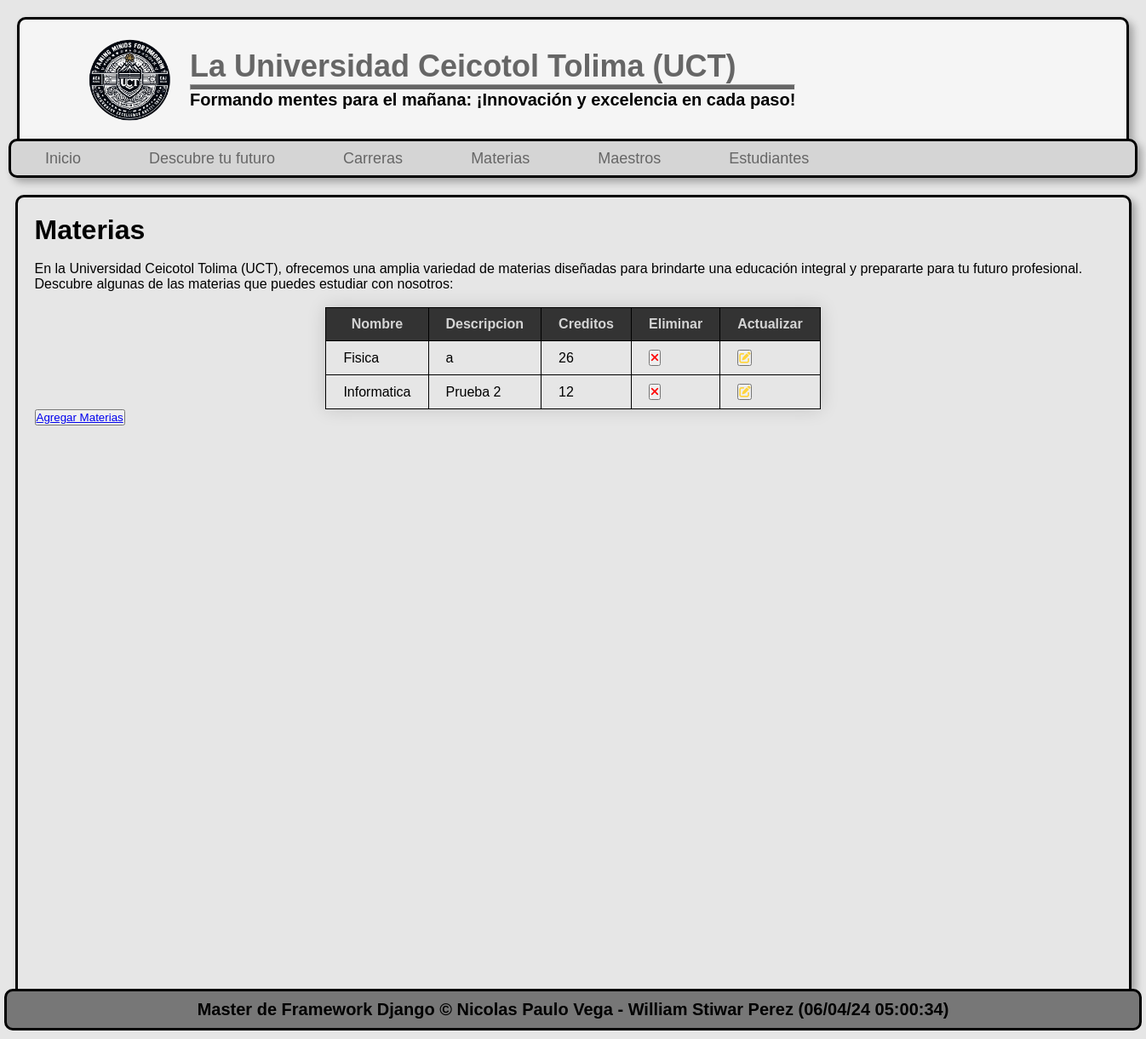
The page /materias/ on the database as committed earlier.
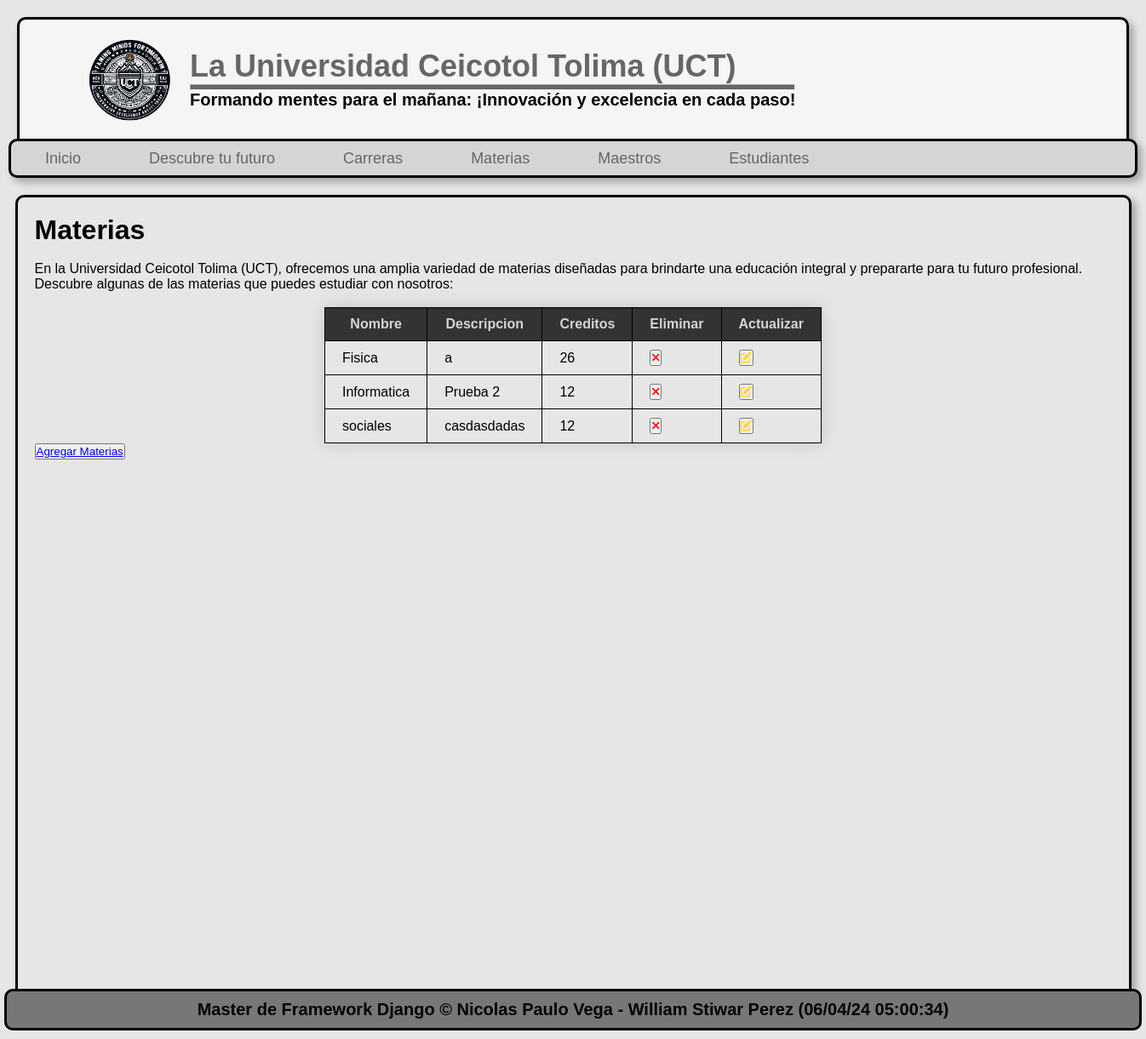
The same page on the database as committed later.
### pagina/models.py (models this page shows, shortened)
class Materi(models.Model):
    code = models.AutoField(primary_key=True, verbose_name="codigo")
    name = models.CharField(max_length=150, verbose_name="nombre")
    description = models.TextField(verbose_name="descripcion")
    credits = models.IntegerField(verbose_name="creditos")
    Creation_date = models.DateTimeField(auto_now_add=True, verbose_name="fecha de creación")
    update_date = models.DateField(auto_now=True, verbose_name="fecha de actualización")
    class Meta:
        verbose_name="Materia"
        verbose_name_plural="Materias"

### pagina/views.py (the view)
# urls.py: path('materias/', pagina.views.courses, name="courses"),
def courses(request):
    materi = Materi.objects.order_by('code')
    return render(request, 'nav/courses.html',{
        'materi': materi
    })

### pagina/templates/nav/courses.html (shortened to what this page needs)
{% extends "layout.html" %}
{% load static %}
{% block content %}
    <h1 class="Materias">Materias</h1>
    <br>
    <p>En la Universidad Ceicotol Tolima (UCT), ofrecemos una amplia variedad de materias diseñadas para brindarte una educación integral y prepararte para tu futuro profesional. Descubre algunas de las materias que puedes estudiar con nosotros:</p>
    <br>
    <div class="lista-materias">
        <table class="tabla-materias">
            <thead>
                <tr>
                    <th>Nombre</th>
                    <th>Descripcion</th>
                    <th>Creditos</th>
                    <th>Eliminar</th>
                    <th>Actualizar</th>
                </tr>
            </thead>
            <tbody>
                {% for materia in materi %}
                <tr>
                    <td>{{ materia.name }}</td>
                    <td>{{ materia.description }}</td>
                    <td>{{ materia.credits }}</td>
                    <td>
                        <button>
                            <a href="#"><i class="fa-sharp fa-solid fa-xmark" style="color: #ff0000;"></i></a>
                        </button>
                    </td>
                    <td>
                        <button>
                            <a href="{% url 'edit_course' materia.code %}">
                                <i class="fa-sharp fa-solid fa-pen-to-square" style="color: #FFD43B;"></i>
                            </a>
                        </button>
                    </td>
                </tr>
                {% endfor %}
            </tbody>
        </table>
        <button><a href="{% url 'create_materi' %}">Agregar Materias</a></button>
    </div>
{% endblock  %}

Rows that differ between the two databases and show on the page:
added Materi: name "sociales", description "casdasdadas", credits "12"
